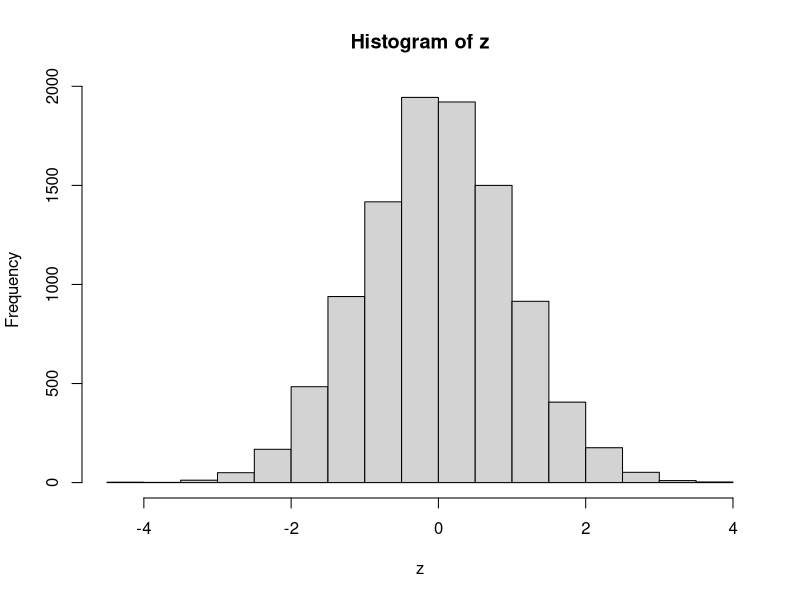
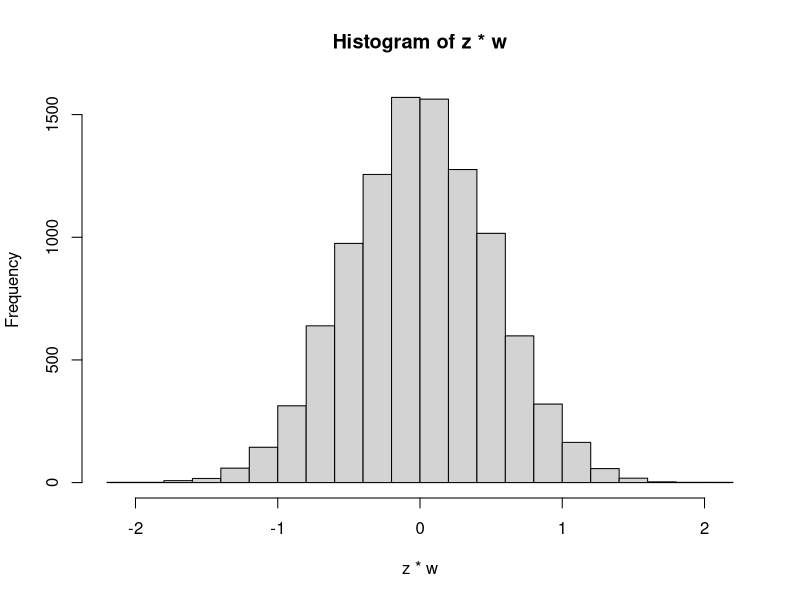

Write R code to recreate these figures, in order.


e <- rnorm(10000, 10, 2)
w <- rnorm(10000, 0, 1)
w <- runif(10000, -1, 1)
w <- rbinom(10000, 1, 0.5)-0.5

z <- (e - 10)/2 #rnorm(10000, 2, 0.01) 


quantile(z, 0.975)
hist(z)

sd(z)
mean(z)

quantile(w*z, 0.975)
hist(z*w)

sd(w*z)
mean(w*z)




set.seed(123456)
n <- 100
x <- rbinom(n, 1, 0.75)
mean(x)

?boot::boot
bs <- boot::boot(x, function(x, s) {c(mean(x[s]), sqrt(var(x[s])/n))}, 10000)
bs$t
tt <- (bs$t[,1]-mean(x))/bs$t[,2]
tt <- (bs$t[,1]-mean(x))/sqrt(bs$t[,1]*(1-bs$t[,1])/n)

quantile(tt, 0.975) 
qnorm(0.975)

head(bs$t)

sqrt(0.75*0.25/n)










